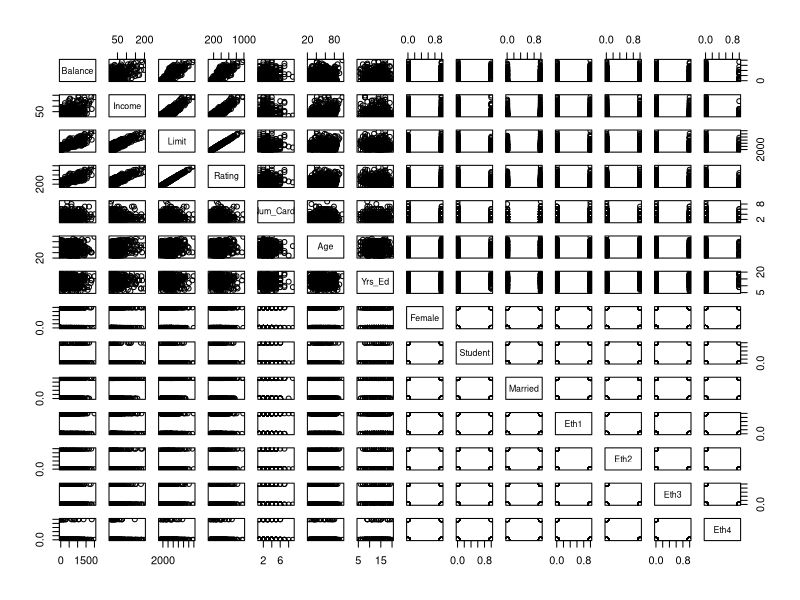
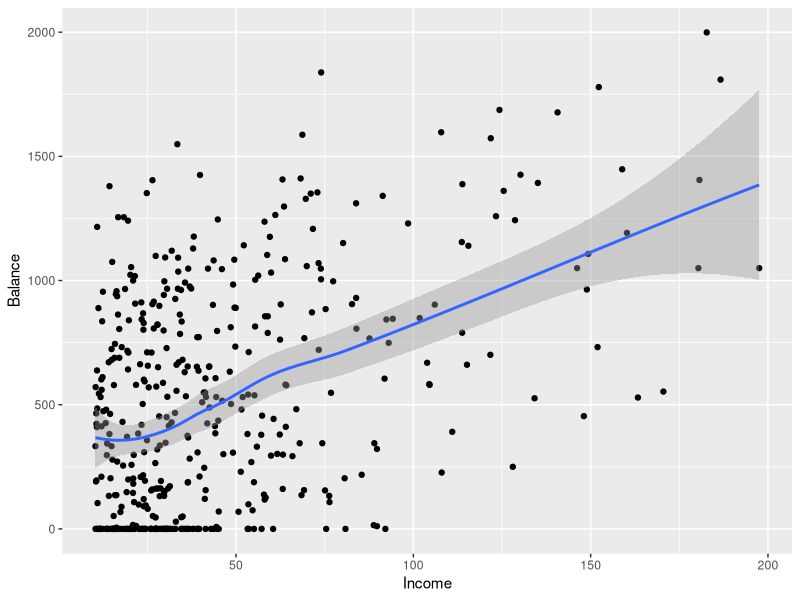
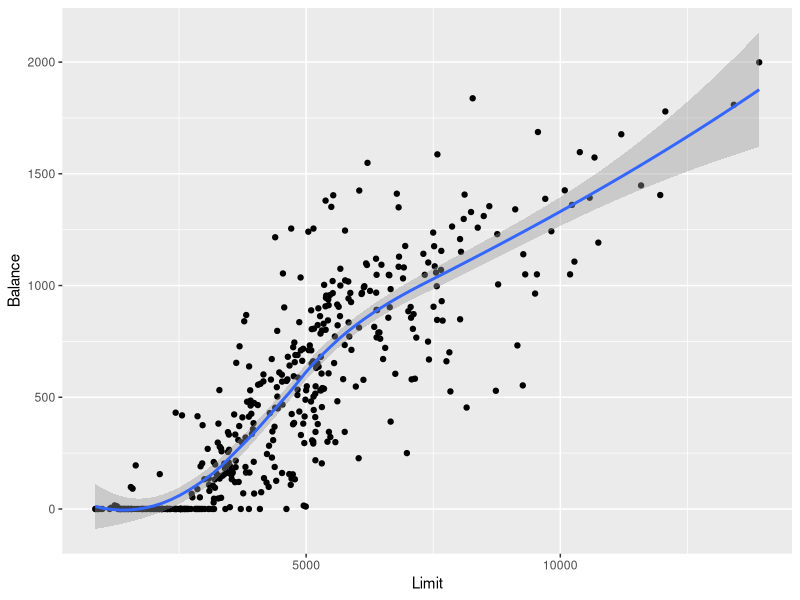
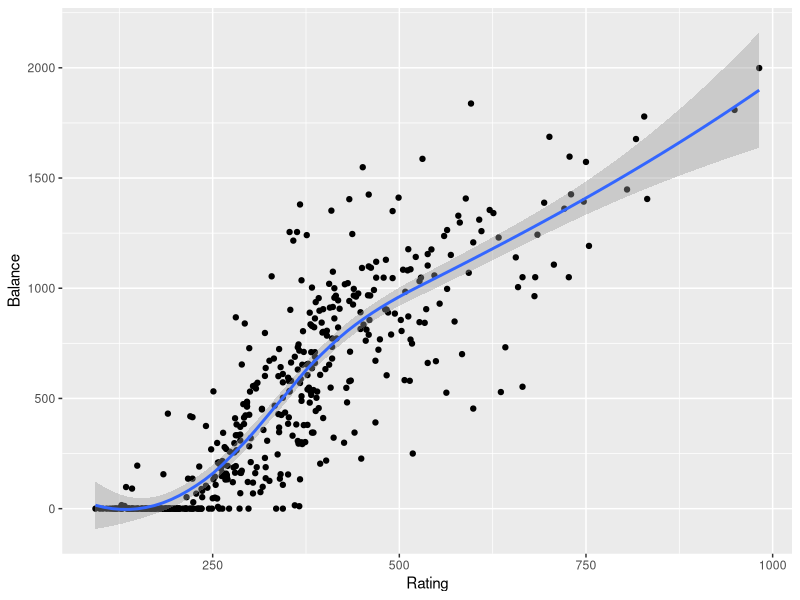

Generate these figures, in order, with R:
# HW2 - Urvi Vaidya

library(ggplot2)
setwd('~/OneDrive/MAC/UCI MSBA Coursework/Winter 2022/BANA 288 Predictive Analytics/HW 2/')

# Part a.
# reading in our data
dat <- read.csv("hw2_credit_card_balance_new.csv")

# looking at the columns & datatypes
str(dat)

# we can see that gender, student & married are chr type and need to be 
# converted to numeric/binary ehnicity has categories therefore we need 
# to create dummy variables 

# converting gender, student, married to binary
dat$Gender <- as.numeric(as.factor(dat$Gender)) - 1
# renaming the gender column
names(dat)[8] <- "Female" 

dat$Student <- as.numeric(as.factor(dat$Student)) - 1
dat$Married <- as.numeric(as.factor(dat$Married)) - 1

# converting ethnicity variable to factors
Eth <- as.factor(dat$Ethnicity)
tempEth <- data.frame(model.matrix(~Eth - 1))
dat1 <- cbind(dat, tempEth)

# removing the extra ethnicity & obs_number columns and completing data setup
# balance is now our first column
newdat <- dat1[,c(12, 2:10, 13:16)]

rm(tempEth,Eth,dat1)
str(newdat) # checking our final data



# Part b.
cor(newdat) 
# correlation between between all independent variables & balance
cor(newdat)[1,]

# rating, limit & income, in that order, are the top 3 most strongly correlated variables with 
# credit card Balance. This seems fairly normal, considering people with higher income generally
# have a higher credit rating which gives them a higher credit limit which would explain the 
# higher end of month credit card balance. However, we also know that correlation does not necessarily
# imply causation. We simply know that some variables that are have a high positive correlation value
# (closer to 1) to balance have a positive impact on balance whereas some variables that have a high negative
# value closer to -1 have a negative impact on balance and the variables that are closer to 0 have no
# impact on balance.


# Part c.
# regression with top 3 most correlated variables
model1 <- lm(Balance ~ Income + Limit + Rating, data=newdat)
summary(model1)


# we can see that the R^2 value is 0.8657, thus, this model is able to explain 86.57% of the variance in 
# credit card balance. Therefore, about 23.43% of the variance is not explained by our current model, which
# is not too bad. Additionally, as per this model, for each unit increase in income the balance goes
# decreases by 7.5505 dollars, for each unit increase in limit the balance increases by 0.0827 cents and
# for each unit increase in rating the balance increased by 2.6747 dollars. Income and Rating are a significant 
# variables at the 0.001 level of significance & Limit is a signififcant variable at the 0.05 level of significance.


# Part d. 
# regression with all the variables
model_all <- lm(Balance ~ ., data=newdat)
summary(model_all)

# the R^2 value is 0.9443, thus, this model is able to explain 94.43% of the variance in credit card balance. 
# Therefore, about 5.57% of the variance is not explained by model_all, which is not bad at all.
# Income, Limit, Num_Cards, Student, Eth1, and Eth3 are a significant variables at the 0.001 level of 
# significance Rating & Eth2 are significant variables at the 0.01 level of significance. Female(Gender)
# and Eth4 are significant variables at the 0.05 level of significance. 


# nested f-test
# we will not do it by hand and will use the anova model
anova(model1, model_all)

#  Ho:  Models are same
#  Ha:  Model with more variables is better
# Here P = 2.2e-16 < alpha = 0.05, we reject Ho
# The result shows a Df of 10 (indicating that the more complex model has 10 additional parameters), 
# and a very small p-value (< 2.2e-16). This means that adding the additional variables to the model_all 
# did lead to a significantly improved fit over model1 at the 0.001 level of significance. This means that
# our model1 can be improved upon by adding additional variables in order to better predict Balance.



# Part e.
model_best <- lm(Balance ~ Income + Limit + Rating + Student + Num_Cards + Female + Eth1 + Eth2 + Eth3 + Eth4, data = newdat)
summary(model_best)

# we create our model_best using all the significant variables at the 0.05 level of confidence. This will 
# ensure that our model contains only the significant variables and thus give us the best results without
# burdening the model with the variables that are not significant. 


# f-test
anova(model_best, model_all)
#  Ho:  Models are same
#  Ha:  Model with more variables is better
#  P.value = 0.4519 is NOT less than alpha = 0.05, we Fail to Reject Ho.
# The result shows a Df of 3 (indicating that the more complex model has 3 additional parameters), 
# and a p-value = 0.4519. This means that having the additional variables in model_all 
# did not lead to a significantly improved fit over model_best at the 0.05 level of significance. 
# We do not have evidence that the Big model is better than the Small model. Thus we say, the Small model 
# (model_best) is just as good as the Big model (model_all).

# 95% prediction interval for observation 20 using model_best
predict(model_best, newdat[250,], interval = "prediction", level = 0.95)
# output:
# fit      lwr      upr
# 639.7683 422.6494 856.8872

# According to our model_best, for observation 250, the balancet is predicted to be 639.7683 with a lower 
# and upper bound of 422.6494 and 856.8872 respectively at a 0.05 level of significance.


# Part f.
# we will use our model_best as the base for creating both our models

# plotting Balance with some of the other variables in model best
plot(newdat)
ggplot(dat, aes(Income, Balance)) + geom_point() + geom_smooth()
ggplot(dat, aes(Limit, Balance)) + geom_point() + geom_smooth()
ggplot(dat, aes(Rating, Balance)) + geom_point() + geom_smooth()

# we can see from the graphs that limit has the best polynomial relationship with Balance. 
model_poly <- lm(Balance ~ Income + I(Limit^2) + Rating + Student + Num_Cards + Female + Eth1 + Eth2 + Eth3 + Eth4, data = newdat)
summary(model_poly)

# Our regression shows that Limit^2 is a significant to the model with a p-value  2e-16 at the 0.001 level of significance.


model_interaction <- lm(Balance ~ Income + Rating*Limit + Student + Num_Cards + Female + Eth1 + Eth2 + Eth3 + Eth4, data = newdat)
summary(model_interaction)
# for the interaction model I used the model_best and used Rating*Limit as I think that people who have
# higher rating have more limit vs people who have lower rating and thus lower limit would affect their balance.
# a higher rating*limit would mean a higher balance as opposed to people who have a lower rating and thus lower limit.
# Our regression shows that the interaction variable is significant to the model with p-value of < 2e-16 at the 0.001 level
# of significance. 



# Part g.
#  Setting up a random training data set
set.seed(123456)
rows.train <- sample(1:450,300)
newdat.train <- newdat[rows.train,]

# Setting up a test set
newdat.test <- newdat[-rows.train,]

# running our model_best regression on the training set
model_train <- lm(Balance ~ Income + Limit + Rating + Student + Num_Cards + Female + Eth1 + Eth2 + Eth3 + Eth4, data = newdat.train)
summary(model_train)

# RSS
sum((model_train$residuals)^2)
# MSE
mean(model_train$residuals^2) 
# RMSE
sqrt(mean(model_train$residuals^2)) 


# comparing to model_best
# RSS
sum((model_best$residuals)^2)
# MSE
mean(model_best$residuals^2) 
# RMSE
sqrt(mean(model_best$residuals^2)) 

summary(model_best)

# When we compare model_train with model_best we see the following:
# The variable Female(Gender) becomes not significant and variable Eth4 reduces 
# significance in model_train.
# The R^2 has increased a little bit when using only the training set. We can observe that the
# RMSE of the model_train is a little higher than model_best which means that the model fits
# better when using the whole data set.


# Part h.
yhat.test <- predict(model_train, newdat.test)

# our testing residuals
test_resid <- newdat.test$Balance - yhat.test

# RSS
sum(test_resid^2)
# MSE
mean(test_resid^2) 
# RMSE
sqrt(mean(test_resid^2)) 

# when we run our model_best on the testing dataset we see that the RMSE(112.56) is 
# higher that the RMSE(106.61) of the training dataset. Our model_train has fewer parameters
# and fewer datapoints which has a higher bias. However, our model should perform better on the
# test data resulting in lower variance. The model fits better on the training dataset
# as compared to the test dataset.


# Part i. 
# running our model_all regression on the training set
model_train_all <- lm(Balance ~ ., data = newdat.train)
summary(model_train_all)

# RSS
sum((model_train_all$residuals)^2)
# MSE
mean(model_train_all$residuals^2) 
# RMSE
sqrt(mean(model_train_all$residuals^2)) 


# predicting test set yhat using model_train_all
yhat.test_all <- predict(model_train_all, newdat.test)

# our testing residuals
test_resid_all <- newdat.test$Balance - yhat.test

# RSS
sum(test_resid_all^2)
# MSE
mean(test_resid_all^2) 
# RMSE
sqrt(mean(test_resid_all^2)) 

# our results using model_all are almost the same as the results we got using model_best.
# therefore our bias-variance tradeoff for model_all would not differ from that of model_best. 
# this is not surprising since as we discovered in out f-test in part e that having the additional 
# variables in model_all compared to model_best did not lead to a significantly improved fit over 
# model_best at the 0.05 level of significance. We do not have evidence that the Big model is better 
# than the Small model. Thus we say, the Small model (model_best) is just as good as the Big model 
# (model_all). Therefore the slight difference in the performance of our training and testing
# results for both model_best and model_all is not statistically significant at the 0.05 level of 
# significance. 



# Part j.

# Thus from our regression analysis using model_best we see that the variables Income and 
# Female appear to have a negative effect on Balance while the other variables have a positive
# effect on Balance. We can aslo see that all the variables in our model. except Female(gender)
# and Eth4 are statistically significant at a 0.05 level of significance. 
# I would suggest the bank manager target students as their balance tends to be higher
# by $428 on average. 
# My model_best is performing relatively well with a R^2 of 0.9473, thus model_best
# is able to explain 94.73% of the variance in balance, which is a pretty good number,
# additionally my model performed relatively well on the testing set as well.
# Therefore I am sufficiently confident in using my model for predicting balance. 
# I think additional variables such as debt(other than credit card debt), job type, 
# family_size or other such variables might help us better understand customers
# lifestyle and their ability to pay credit card balance. 


